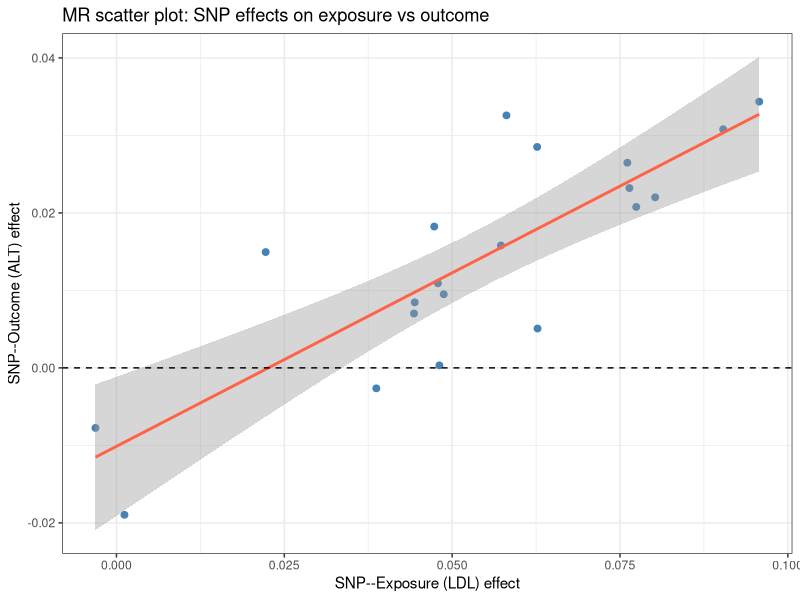

The R source for this figure:
## ---- chunk 1
#| include: false
#| eval: true
library(tidyverse)
library(broom)
if (!requireNamespace("AER", quietly = TRUE)) {
  message("Package 'AER' not available; 2SLS section will be skipped.")
} else {
  library(AER)
}
## ---- chunk 2
set.seed(2024)
n <- 5000

# Simulate genetic score (standardised polygenic score for LDL)
G <- rbinom(n, 2, 0.3)          # 0/1/2 copies of effect allele

# Simulate confounder (BMI) - NOT associated with G (by Mendel's laws)
BMI <- rnorm(n, 25, 4)

# LDL causally affected by G and BMI
LDL <- 0.8 * G + 0.4 * BMI + rnorm(n, 0, 1.5)

# ALT: true causal effect of LDL = 0.3; also affected by BMI (confounder)
ALT <- 0.3 * LDL + 0.5 * BMI + rnorm(n, 0, 2)

sim <- tibble(G, BMI, LDL, ALT)
## ---- chunk 3
# OLS is biased because BMI confounds LDL-ALT association
fit_ols <- lm(ALT ~ LDL, data = sim)
tidy(fit_ols, conf.int = TRUE) %>% filter(term == "LDL")
## ---- chunk 4
# First stage: SNP - LDL (relevance check)
fit_z_x <- lm(LDL ~ G, data = sim)
beta_zx  <- coef(fit_z_x)["G"]
se_zx    <- summary(fit_z_x)$coefficients["G", "Std. Error"]
f_stat   <- (beta_zx / se_zx)^2
cat("First-stage F-statistic:", round(f_stat, 1), "\n")

# Reduced form: SNP - ALT
fit_z_y <- lm(ALT ~ G, data = sim)
beta_zy  <- coef(fit_z_y)["G"]
se_zy    <- summary(fit_z_y)$coefficients["G", "Std. Error"]

# Wald ratio
beta_mr <- beta_zy / beta_zx
se_mr   <- se_zy / abs(beta_zx)     # delta method (approximate)

cat("Wald ratio MR estimate:", round(beta_mr, 3),
    "| SE:", round(se_mr, 3),
    "| 95% CI: (", round(beta_mr - 1.96 * se_mr, 3), ",",
    round(beta_mr + 1.96 * se_mr, 3), ")\n")
cat("True causal effect: 0.3\n")
## ---- chunk 5
#| eval: !expr requireNamespace("AER", quietly = TRUE)
fit_iv <- ivreg(ALT ~ LDL | G, data = sim)
tidy(fit_iv, conf.int = TRUE) %>% filter(term == "LDL")
## ---- chunk 6
# Simulated scatter plot: SNP effects on exposure vs outcome
set.seed(42)
n_snps  <- 20
beta_x  <- rnorm(n_snps, 0.05, 0.02)        # SNP-LDL effects
beta_y  <- 0.3 * beta_x + rnorm(n_snps, 0, 0.008)  # SNP-outcome (no pleiotropy)

tibble(beta_x, beta_y) %>%
  ggplot(aes(x = beta_x, y = beta_y)) +
  geom_point(size = 2, colour = "steelblue") +
  geom_smooth(method = "lm", se = TRUE, colour = "tomato") +
  geom_hline(yintercept = 0, linetype = "dashed") +
  labs(title = "MR scatter plot: SNP effects on exposure vs outcome",
       x = "SNP--Exposure (LDL) effect",
       y = "SNP--Outcome (ALT) effect") +
  theme_bw()
## ---- chunk 7
fit1 <- lm(LDL ~ G, data = sim)
f    <- summary(fit1)$fstatistic["value"]
cat("F-statistic:", round(f, 1), "--- strong if > 10\n")

# Weak instrument
G_weak  <- rbinom(nrow(sim), 2, 0.05)
LDL_alt <- 0.1 * G_weak + 0.4 * sim$BMI + rnorm(nrow(sim), 0, 1.5)
fit_weak <- lm(LDL_alt ~ G_weak)
cat("Weak instrument F:", round(summary(fit_weak)$fstatistic["value"], 1), "\n")
## ---- chunk 8
ALT_p <- 0.3 * sim$LDL + 0.5 * sim$BMI + 0.4 * sim$G + rnorm(nrow(sim), 0, 2)

# SNP-outcome (includes direct path)
beta_zy_p <- coef(lm(ALT_p ~ sim$G))["sim$G"]
wald_p    <- beta_zy_p / beta_zx

cat("True causal effect: 0.3\n")
cat("Wald ratio with pleiotropy:", round(wald_p, 3), "\n")
# Biased upward because SNP -> ALT directly inflates beta_zy
